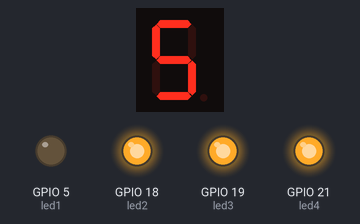
Simulated run of this program. Board: ESP32 board running MicroPython. Parts: 1-digit seven-segment display, output pins drawn as LEDs (lit = HIGH). The segment pins are drawn as the display they are named for; pins used as bus, display or sensor lines are not drawn.

Above: at 0.46 s.
At 6.21 s:
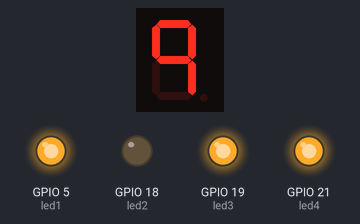
At 11.61 s:
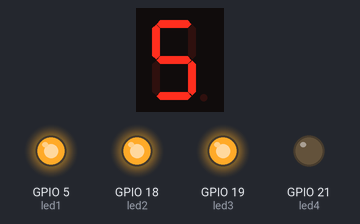
At 19.71 s:
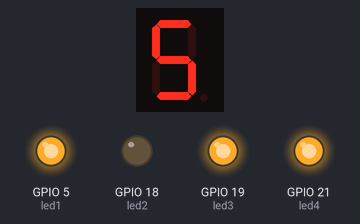
At 28.41 s:
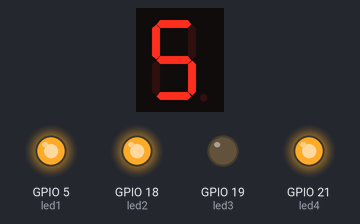
At 39.21 s:
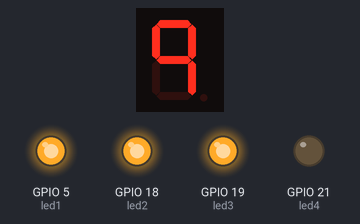
Timing chart, 0 to 40.0 s (numbered marks = the images above):
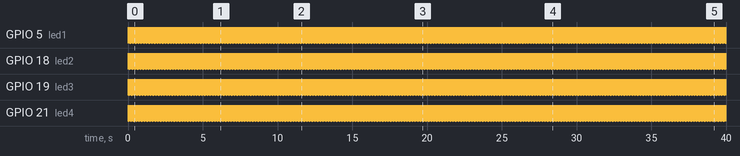

The program:

05-4______.py
```python
import machine
import time

led1=machine.Pin(5,machine.Pin.OUT,value=1)
led2=machine.Pin(18,machine.Pin.OUT,value=1)
led3=machine.Pin(19,machine.Pin.OUT,value=1)
led4=machine.Pin(21,machine.Pin.OUT,value=1)


a = machine.Pin(13, machine.Pin.OUT)
b = machine.Pin(12, machine.Pin.OUT)
c = machine.Pin(14, machine.Pin.OUT)
d = machine.Pin(27, machine.Pin.OUT)
e = machine.Pin(26, machine.Pin.OUT)
f = machine.Pin(25, machine.Pin.OUT)
g = machine.Pin(33, machine.Pin.OUT)
dot = machine.Pin(32, machine.Pin.OUT)
#将对应的引脚对象存放到链表中
number_led = [a, b, c, d, e, f, g]
led_list=[led1,led2,led3,led4]

number_dict = {
    0: "1111110",
    1: "0110000",
    2: "1101101",
    3: "1111001",
    4: "0110011",
    5: "1011011",
    6: "1011111",
    7: "1110000",
    8: "1111111",
    9: "1111011",
    "open": "1111111",
    "close": "0000000"
}
#数码管显示函数 number为数字 switch为小数点
def show_number(number,switch=False):
  if number_dict.get(number): #判断number是否为字典中的key
    i=0
    for num in number_dict.get(number):   #取出value 遍历字符串
        if num=='1':
          number_led[i].value(1)
        else:
          number_led[i].value(0)
        i+=1
  if switch:
    dot.value(1)
  else:
    dot.value(0)


#数码管4位显示函数 number为数字 switch为小数点
def show_4_number(number,switch=False):
  if 0<= number<=9999: #判断number是否为字典中的key
    i=0
    for num in "%04d" % number:
        for led in led_list:    #位选全部清空
            led.value(1)
        show_number(int(num))   #显示对应位的数
        led_list[i].value(0)    #选位 先显示对应位的数在选位 要不然会短暂的显示上一个数
        i+=1
        time.sleep_ms(10)   #延迟10ms


def main():
    while True:
        show_4_number(6754)


if __name__ == "__main__":
  main()
```

Measured:
- by itself, GPIO 5 (led1), GPIO 18 (led2), GPIO 19 (led3), GPIO 21 (led4): alternates HIGH for 0.03 s and LOW for 0.01 s
